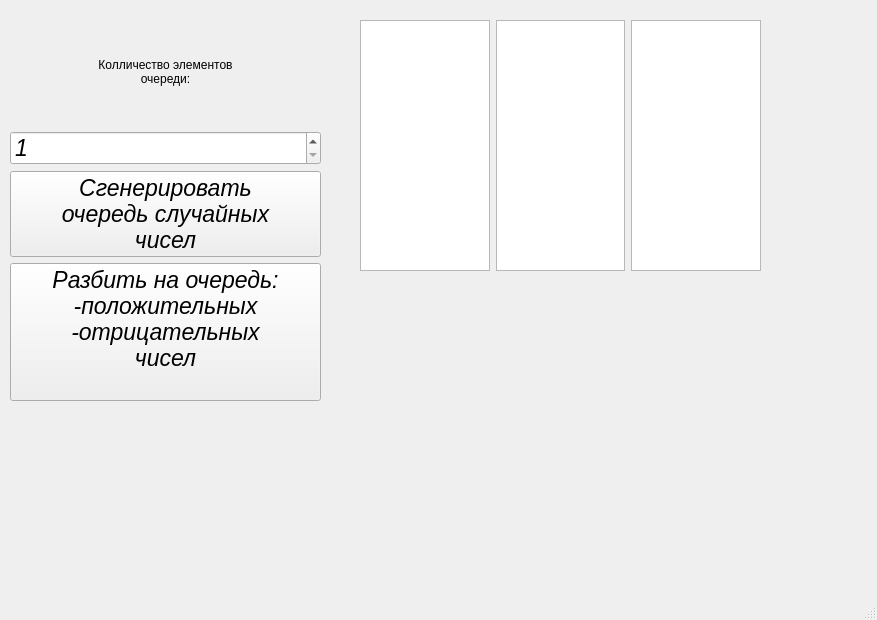
<?xml version="1.0" encoding="UTF-8"?>
<ui version="4.0">
 <class>MainWindow</class>
 <widget class="QMainWindow" name="MainWindow">
  <property name="geometry">
   <rect>
    <x>0</x>
    <y>0</y>
    <width>877</width>
    <height>620</height>
   </rect>
  </property>
  <property name="windowTitle">
   <string>MainWindow</string>
  </property>
  <property name="styleSheet">
   <string notr="true">color: rgb(0, 0, 0);
font: 700 italic 17pt &quot;Ubuntu&quot;;
</string>
  </property>
  <widget class="QWidget" name="centralwidget">
   <widget class="QWidget" name="layoutWidget">
    <property name="geometry">
     <rect>
      <x>360</x>
      <y>20</y>
      <width>401</width>
      <height>251</height>
     </rect>
    </property>
    <layout class="QHBoxLayout" name="horizontalLayout">
     <item>
      <widget class="QListWidget" name="mainListWidget">
       <property name="styleSheet">
        <string notr="true">font: 300 italic 13pt &quot;Ubuntu&quot;;</string>
       </property>
      </widget>
     </item>
     <item>
      <widget class="QListWidget" name="listWidgetPositive">
       <property name="font">
        <font>
         <family>Ubuntu</family>
         <pointsize>13</pointsize>
         <italic>true</italic>
         <fontweight>Light</fontweight>
        </font>
       </property>
       <property name="styleSheet">
        <string notr="true">font: 300 italic 13pt &quot;Ubuntu&quot;;</string>
       </property>
      </widget>
     </item>
     <item>
      <layout class="QVBoxLayout" name="verticalLayout">
       <item>
        <widget class="QListWidget" name="listWidgetNegative">
         <property name="styleSheet">
          <string notr="true">font: 300 italic 13pt &quot;Ubuntu&quot;;
</string>
         </property>
        </widget>
       </item>
      </layout>
     </item>
    </layout>
   </widget>
   <widget class="QWidget" name="layoutWidget">
    <property name="geometry">
     <rect>
      <x>10</x>
      <y>20</y>
      <width>311</width>
      <height>381</height>
     </rect>
    </property>
    <layout class="QVBoxLayout" name="verticalLayout_2">
     <item>
      <widget class="QLabel" name="label">
       <property name="text">
        <string>&lt;html&gt;&lt;head/&gt;&lt;body&gt;&lt;p align=&quot;center&quot;&gt;&lt;span style=&quot; font-weight:400;&quot;&gt;Колличество элементов&lt;br/&gt;очереди:&lt;/span&gt;&lt;/p&gt;&lt;/body&gt;&lt;/html&gt;</string>
       </property>
      </widget>
     </item>
     <item>
      <widget class="QSpinBox" name="spinBox">
       <property name="font">
        <font>
         <family>Ubuntu</family>
         <pointsize>17</pointsize>
         <italic>true</italic>
         <fontweight>Light</fontweight>
        </font>
       </property>
       <property name="styleSheet">
        <string notr="true">font: 300 italic 17pt &quot;Ubuntu&quot;;</string>
       </property>
       <property name="minimum">
        <number>1</number>
       </property>
       <property name="maximum">
        <number>30</number>
       </property>
      </widget>
     </item>
     <item>
      <widget class="QPushButton" name="bnt_generation">
       <property name="font">
        <font>
         <family>Ubuntu</family>
         <pointsize>17</pointsize>
         <italic>true</italic>
         <fontweight>Light</fontweight>
        </font>
       </property>
       <property name="styleSheet">
        <string notr="true">font: 300 italic 17pt &quot;Ubuntu&quot;;</string>
       </property>
       <property name="text">
        <string>Сгенерировать
очередь случайных
чисел</string>
       </property>
      </widget>
     </item>
     <item>
      <widget class="QPushButton" name="bnt_split">
       <property name="font">
        <font>
         <family>Ubuntu</family>
         <pointsize>17</pointsize>
         <italic>true</italic>
         <fontweight>Light</fontweight>
        </font>
       </property>
       <property name="styleSheet">
        <string notr="true">font: 300 italic 17pt &quot;Ubuntu&quot;;</string>
       </property>
       <property name="text">
        <string>Разбить на очередь:
-положительных
-отрицательных
чисел
</string>
       </property>
      </widget>
     </item>
    </layout>
   </widget>
  </widget>
  <widget class="QStatusBar" name="statusbar"/>
 </widget>
 <resources/>
 <connections/>
</ui>
